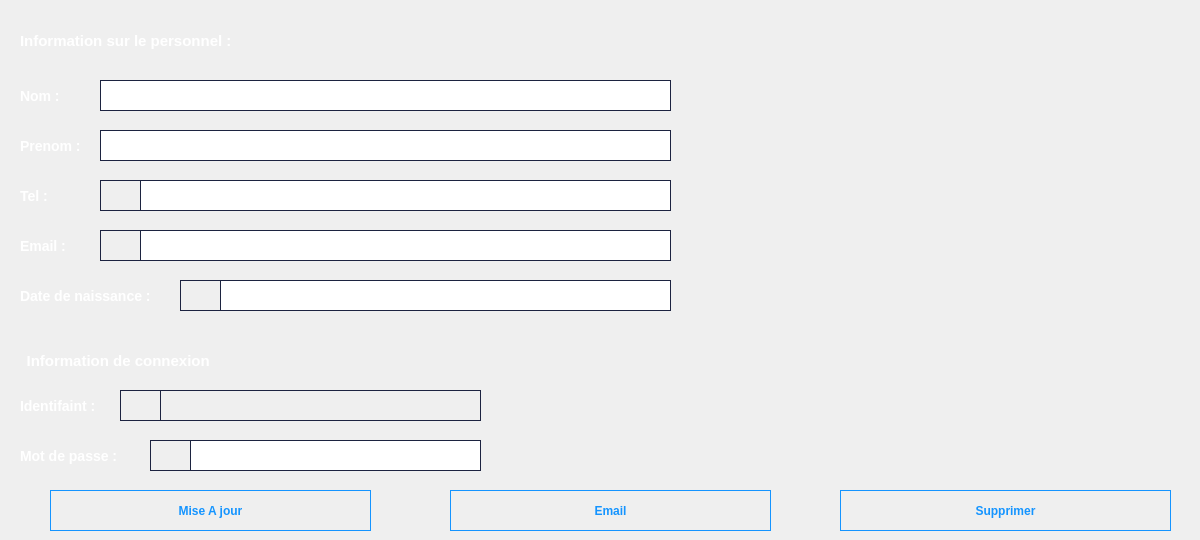
       <widget class="QWidget" name="page_13">
        <property name="styleSheet">
         <string notr="true">QLabel {
	color: #ffffff;
	font-size: 14px;
	font-weight: 800;
}

QLineEdit {
	border : 1px solid #1c2340;
	padding: 5px 5px 5px 5px;
	color: #ffffff;
}


QLabel#IconEmail_2 {
	border : 1px solid #1c2340;
	padding: 5px 1px 1px 1px;
	text-align: center;
    vertical-align: middle;
	background-color: transparent;
 	background-position: center top;
    background-repeat: no-repeat;
    background-origin: content;
    background-image: url(&quot;:/icons/menu/admin/personnel/form/email.png&quot;);
}

QLabel#IconPhone_2 {
	border : 1px solid #1c2340;
	padding: 5px 1px 1px 1px;
	text-align: center;
    vertical-align: middle;
	background-color: transparent;
 	background-position: center top;
    background-repeat: no-repeat;
    background-origin: content;
    background-image: url(&quot;:/icons/menu/admin/personnel/form/phone.png&quot;);
}

QLabel#IconPW_2 {
	border : 1px solid #1c2340;
	padding: 5px 1px 1px 1px;
	text-align: center;
    vertical-align: middle;
	background-color: transparent;
 	background-position: center top;
    background-repeat: no-repeat;
    background-origin: content;
    background-image: url(&quot;:/icons/menu/admin/personnel/form/key.png&quot;);
}

QLabel#IconUser_2 {
	border : 1px solid #1c2340;
	padding: 5px 1px 1px 1px;
	text-align: center;
    vertical-align: middle;
	background-color: transparent;
 	background-position: center top;
    background-repeat: no-repeat;
    background-origin: content;
    background-image: url(&quot;:/icons/menu/admin/personnel/form/user.png&quot;);
}

QLabel#IconDate_2 {
	border : 1px solid #1c2340;
	padding: 5px 1px 1px 1px;
	text-align: center;
    vertical-align: middle;
	background-color: transparent;
 	background-position: center top;
    background-repeat: no-repeat;
    background-origin: content;
    background-image: url(&quot;:/icons/menu/admin/personnel/form/calendar.png&quot;);
}</string>
        </property>
        <widget class="QLabel" name="label_30">
         <property name="geometry">
          <rect>
           <x>20</x>
           <y>130</y>
           <width>71</width>
           <height>31</height>
          </rect>
         </property>
         <property name="text">
          <string>Prenom :</string>
         </property>
        </widget>
        <widget class="QLineEdit" name="lineEdit_prenom_2">
         <property name="geometry">
          <rect>
           <x>100</x>
           <y>130</y>
           <width>571</width>
           <height>31</height>
          </rect>
         </property>
        </widget>
        <widget class="QLineEdit" name="lineEdit_DateN2">
         <property name="geometry">
          <rect>
           <x>220</x>
           <y>280</y>
           <width>451</width>
           <height>31</height>
          </rect>
         </property>
         <property name="text">
          <string/>
         </property>
        </widget>
        <widget class="QLabel" name="label_34">
         <property name="geometry">
          <rect>
           <x>20</x>
           <y>385</y>
           <width>81</width>
           <height>41</height>
          </rect>
         </property>
         <property name="text">
          <string>Identifaint :</string>
         </property>
        </widget>
        <widget class="QPushButton" name="pushButton_18">
         <property name="geometry">
          <rect>
           <x>450</x>
           <y>490</y>
           <width>321</width>
           <height>41</height>
          </rect>
         </property>
         <property name="styleSheet">
          <string notr="true">QPushButton {
	font-weight: 600;
	text-align: center;
    vertical-align: middle;
   	background-color: transparent;
    border: 1px solid transparent;
	color: #1494ff;
    border-color: #1494ff;
}

QPushButton:hover {
    background-color: #1494ff;
	color: #ffffff;
	font-weight: 600;
}</string>
         </property>
         <property name="text">
          <string>Email</string>
         </property>
        </widget>
        <widget class="QPushButton" name="pushButton_19">
         <property name="geometry">
          <rect>
           <x>50</x>
           <y>490</y>
           <width>321</width>
           <height>41</height>
          </rect>
         </property>
         <property name="styleSheet">
          <string notr="true">QPushButton {
	font-weight: 600;
	text-align: center;
    vertical-align: middle;
   	background-color: transparent;
    border: 1px solid transparent;
	color: #1494ff;
    border-color: #1494ff;
}

QPushButton:hover {
    background-color: #1494ff;
	color: #ffffff;
	font-weight: 600;
}</string>
         </property>
         <property name="text">
          <string>Mise A jour</string>
         </property>
        </widget>
        <widget class="QLabel" name="InfoPerso">
         <property name="geometry">
          <rect>
           <x>160</x>
           <y>390</y>
           <width>321</width>
           <height>31</height>
          </rect>
         </property>
         <property name="styleSheet">
          <string notr="true">padding: 5px 5px 5px 5px;
border : 1px solid #1c2340;
font-size: 12px;
font-weight: 300;</string>
         </property>
         <property name="text">
          <string/>
         </property>
        </widget>
        <widget class="QLabel" name="label_40">
         <property name="geometry">
          <rect>
           <x>20</x>
           <y>80</y>
           <width>47</width>
           <height>31</height>
          </rect>
         </property>
         <property name="text">
          <string>Nom :</string>
         </property>
        </widget>
        <widget class="QLabel" name="label_41">
         <property name="geometry">
          <rect>
           <x>20</x>
           <y>230</y>
           <width>47</width>
           <height>31</height>
          </rect>
         </property>
         <property name="text">
          <string>Email :</string>
         </property>
        </widget>
        <widget class="QPushButton" name="pushButton_20">
         <property name="geometry">
          <rect>
           <x>840</x>
           <y>490</y>
           <width>331</width>
           <height>41</height>
          </rect>
         </property>
         <property name="styleSheet">
          <string notr="true">QPushButton {
	font-weight: 600;
	text-align: center;
    vertical-align: middle;
   	background-color: transparent;
    border: 1px solid transparent;
	color: #1494ff;
    border-color: #1494ff;
}

QPushButton:hover {
    background-color: #1494ff;
	color: #ffffff;
	font-weight: 600;
}</string>
         </property>
         <property name="text">
          <string>Supprimer</string>
         </property>
        </widget>
        <widget class="QLabel" name="label_42">
         <property name="geometry">
          <rect>
           <x>20</x>
           <y>180</y>
           <width>47</width>
           <height>31</height>
          </rect>
         </property>
         <property name="text">
          <string>Tel : </string>
         </property>
        </widget>
        <widget class="QLineEdit" name="lineEdit_nom_2">
         <property name="geometry">
          <rect>
           <x>100</x>
           <y>80</y>
           <width>571</width>
           <height>31</height>
          </rect>
         </property>
        </widget>
        <widget class="QLabel" name="label_43">
         <property name="geometry">
          <rect>
           <x>20</x>
           <y>280</y>
           <width>131</width>
           <height>31</height>
          </rect>
         </property>
         <property name="text">
          <string>Date de naissance :</string>
         </property>
        </widget>
        <widget class="QLineEdit" name="lineEdit_Email">
         <property name="geometry">
          <rect>
           <x>140</x>
           <y>230</y>
           <width>531</width>
           <height>31</height>
          </rect>
         </property>
         <property name="text">
          <string/>
         </property>
        </widget>
        <widget class="QLineEdit" name="lineEdit_tel_2">
         <property name="geometry">
          <rect>
           <x>140</x>
           <y>180</y>
           <width>531</width>
           <height>31</height>
          </rect>
         </property>
        </widget>
        <widget class="QPushButton" name="backBtn">
         <property name="geometry">
          <rect>
           <x>1120</x>
           <y>20</y>
           <width>71</width>
           <height>41</height>
          </rect>
         </property>
         <property name="styleSheet">
          <string notr="true">QPushButton {
	font-weight: 500;
	text-align: center;
    vertical-align: middle;
	background-color: transparent;
	padding: 0px 15px 15px 20px;
    color: #fff;
	font-size: 11px;
	border : 0;
	border-right: 3px solid transparent;
 	background-position: center top;
    background-repeat: no-repeat;
    background-origin: content;
    background-image: url(&quot;:/icons/menu/admin/personnel/form/back.png&quot;);
}

QPushButton:hover{
    background-image: url(&quot;:/icons/menu/admin/personnel/form/back-hover.png&quot;);
}</string>
         </property>
         <property name="text">
          <string/>
         </property>
        </widget>
        <widget class="QLabel" name="label_12">
         <property name="geometry">
          <rect>
           <x>20</x>
           <y>30</y>
           <width>281</width>
           <height>21</height>
          </rect>
         </property>
         <property name="font">
          <font>
           <pointsize>-1</pointsize>
           <weight>99</weight>
           <bold>true</bold>
          </font>
         </property>
         <property name="styleSheet">
          <string notr="true">QLabel {
	color: #ffffff;
	font-size: 15px;
	font-weight: 800;
}</string>
         </property>
         <property name="text">
          <string>Information sur le personnel :</string>
         </property>
        </widget>
        <widget class="QLabel" name="IconEmail_2">
         <property name="geometry">
          <rect>
           <x>100</x>
           <y>230</y>
           <width>41</width>
           <height>31</height>
          </rect>
         </property>
         <property name="styleSheet">
          <string notr="true"/>
         </property>
         <property name="text">
          <string/>
         </property>
        </widget>
        <widget class="QLabel" name="IconDate_2">
         <property name="geometry">
          <rect>
           <x>180</x>
           <y>280</y>
           <width>41</width>
           <height>31</height>
          </rect>
         </property>
         <property name="styleSheet">
          <string notr="true"/>
         </property>
         <property name="text">
          <string/>
         </property>
        </widget>
        <widget class="QLabel" name="IconPhone_2">
         <property name="geometry">
          <rect>
           <x>100</x>
           <y>180</y>
           <width>41</width>
           <height>31</height>
          </rect>
         </property>
         <property name="styleSheet">
          <string notr="true"/>
         </property>
         <property name="text">
          <string/>
         </property>
        </widget>
        <widget class="QLabel" name="IconUser_2">
         <property name="geometry">
          <rect>
           <x>120</x>
           <y>390</y>
           <width>41</width>
           <height>31</height>
          </rect>
         </property>
         <property name="styleSheet">
          <string notr="true"/>
         </property>
         <property name="text">
          <string/>
         </property>
        </widget>
        <widget class="QLabel" name="label_13">
         <property name="geometry">
          <rect>
           <x>10</x>
           <y>350</y>
           <width>251</width>
           <height>21</height>
          </rect>
         </property>
         <property name="font">
          <font>
           <pointsize>-1</pointsize>
           <weight>99</weight>
           <bold>true</bold>
          </font>
         </property>
         <property name="styleSheet">
          <string notr="true">QLabel {
	color: #ffffff;
	font-size: 15px;
	font-weight: 800;
}</string>
         </property>
         <property name="text">
          <string>    Information de connexion </string>
         </property>
        </widget>
        <widget class="QLabel" name="label_44">
         <property name="geometry">
          <rect>
           <x>20</x>
           <y>440</y>
           <width>111</width>
           <height>31</height>
          </rect>
         </property>
         <property name="text">
          <string>Mot de passe :</string>
         </property>
        </widget>
        <widget class="QLabel" name="IconPW_2">
         <property name="geometry">
          <rect>
           <x>150</x>
           <y>440</y>
           <width>41</width>
           <height>31</height>
          </rect>
         </property>
         <property name="styleSheet">
          <string notr="true"/>
         </property>
         <property name="text">
          <string/>
         </property>
        </widget>
        <widget class="QLineEdit" name="lineEdit_passwordD">
         <property name="geometry">
          <rect>
           <x>190</x>
           <y>440</y>
           <width>291</width>
           <height>31</height>
          </rect>
         </property>
         <property name="echoMode">
          <enum>QLineEdit::Password</enum>
         </property>
        </widget>
       </widget>
